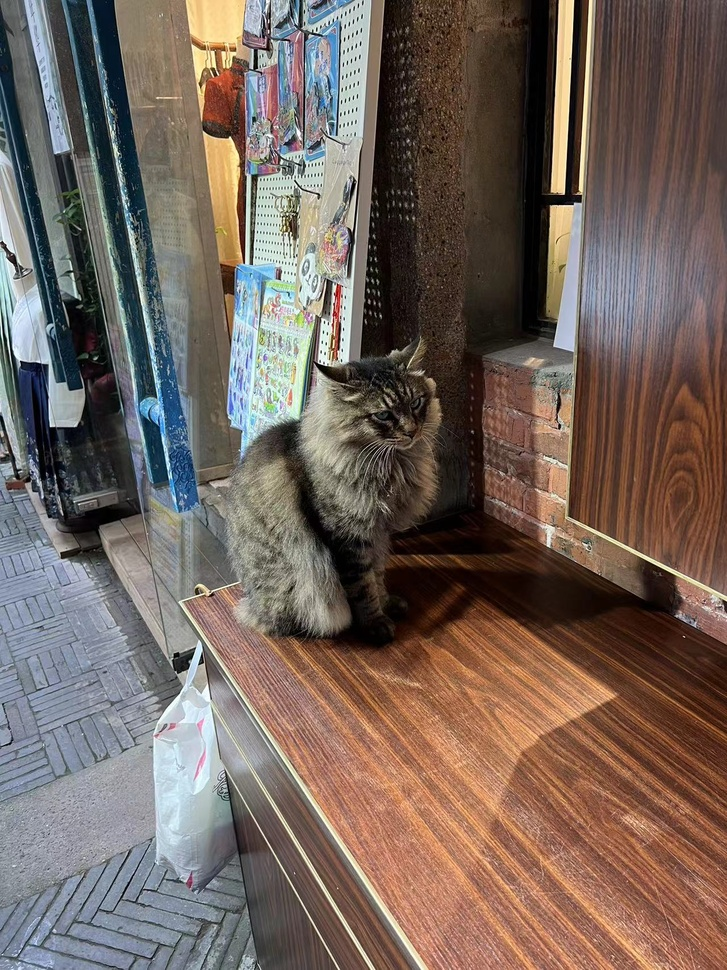
#> input picture Lab7/image.jpg, 727 x 970 px, shrunk from 1280 x 1707 before the run
$ python lab7.py
#> lines starting #> are read from the running program, lines starting #| are printed output that depends on the picture; after the words box and inside, x2 and y2 are one past the last pixel; in counts of white or black regions, pixels touching at a corner belong together
import cv2
import numpy as np
import matplotlib.pyplot as plt

# Load an image in grayscale
image = cv2.imread('image.jpg', cv2.IMREAD_GRAYSCALE)
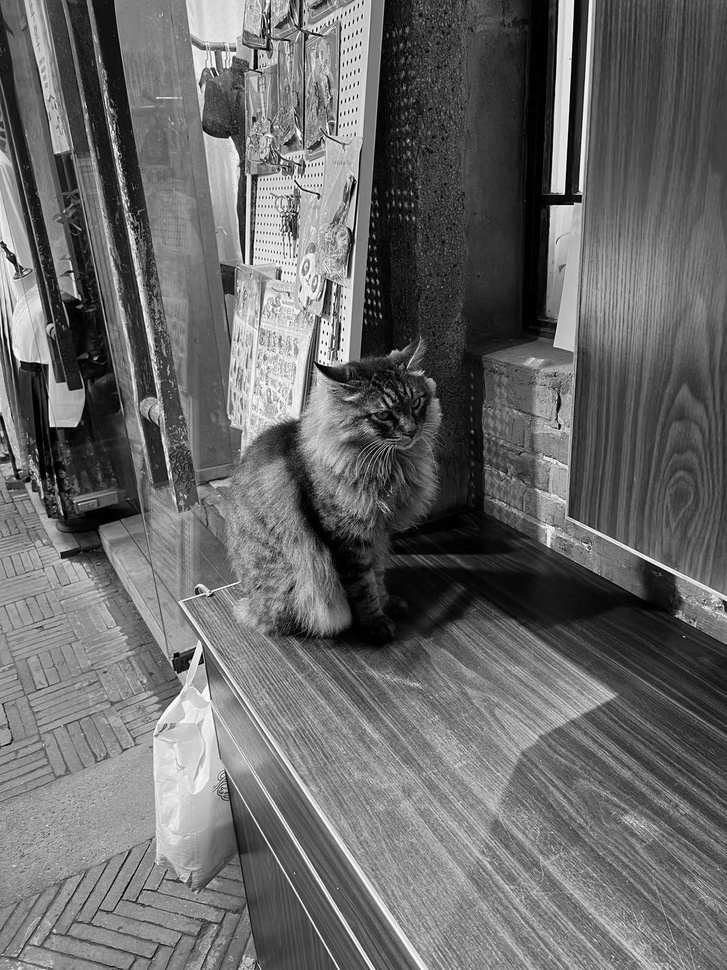
#> image: shape (970, 727); min 0, max 255, mean 104.8

def simple_threshold(image):
    """Applies simple binary thresholding."""
    _, thresh_simple = cv2.threshold(image, 127, 255, cv2.THRESH_BINARY)
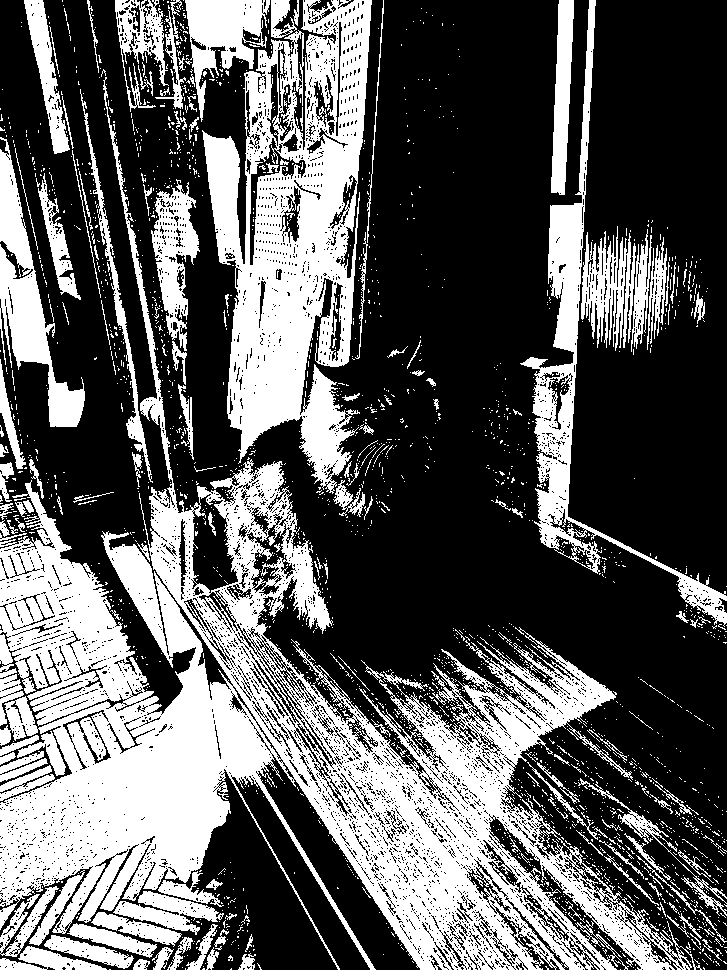
#> thresh_simple: shape (970, 727); 36.2% white; 2328 white regions (2167 under 20 px), largest, box (x1, y1, x2, y2) and area: (0, 77, 702, 970) 135329, (202, 0, 372, 494) 42803, (520, 0, 727, 627) 12857
    plt.imshow(thresh_simple, cmap='gray')
    plt.title('Simple Thresholding')
    plt.show()

def adaptive_threshold(image):
    """Applies adaptive mean and Gaussian thresholding."""
    thresh_mean = cv2.adaptiveThreshold(image, 255, cv2.ADAPTIVE_THRESH_MEAN_C,
                                        cv2.THRESH_BINARY, 11, 2)
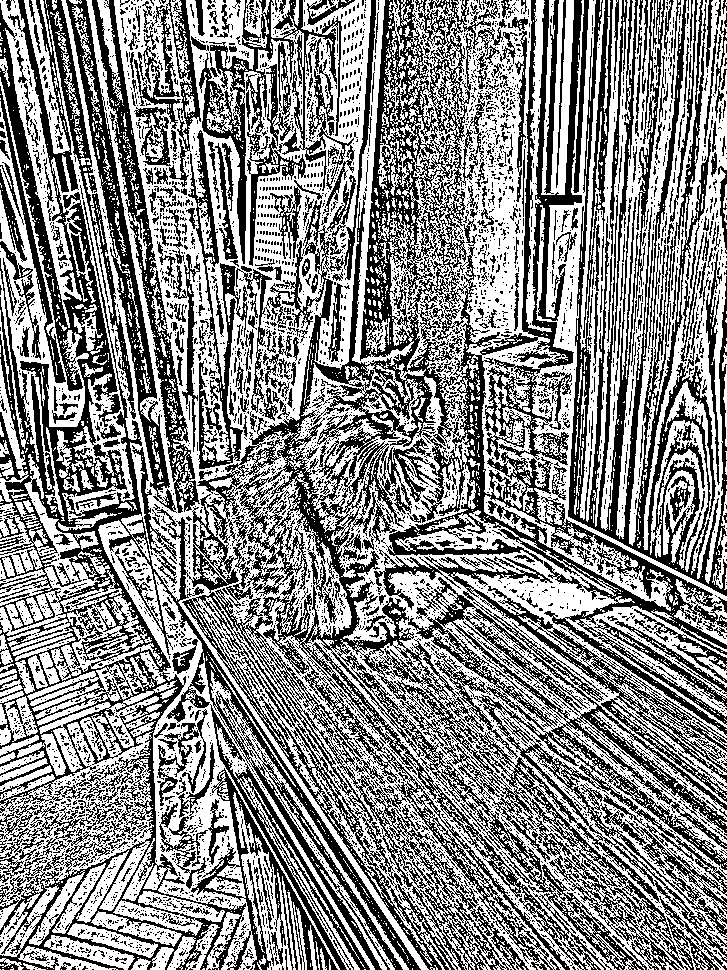
#> thresh_mean: shape (970, 727); 53.8% white; 4908 black regions (4441 under 20 px), largest, box (x1, y1, x2, y2) and area: (0, 0, 727, 970) 194145, (568, 0, 727, 596) 22554, (199, 0, 355, 266) 9448
    thresh_gaussian = cv2.adaptiveThreshold(image, 255, cv2.ADAPTIVE_THRESH_GAUSSIAN_C,
                                            cv2.THRESH_BINARY, 11, 2)
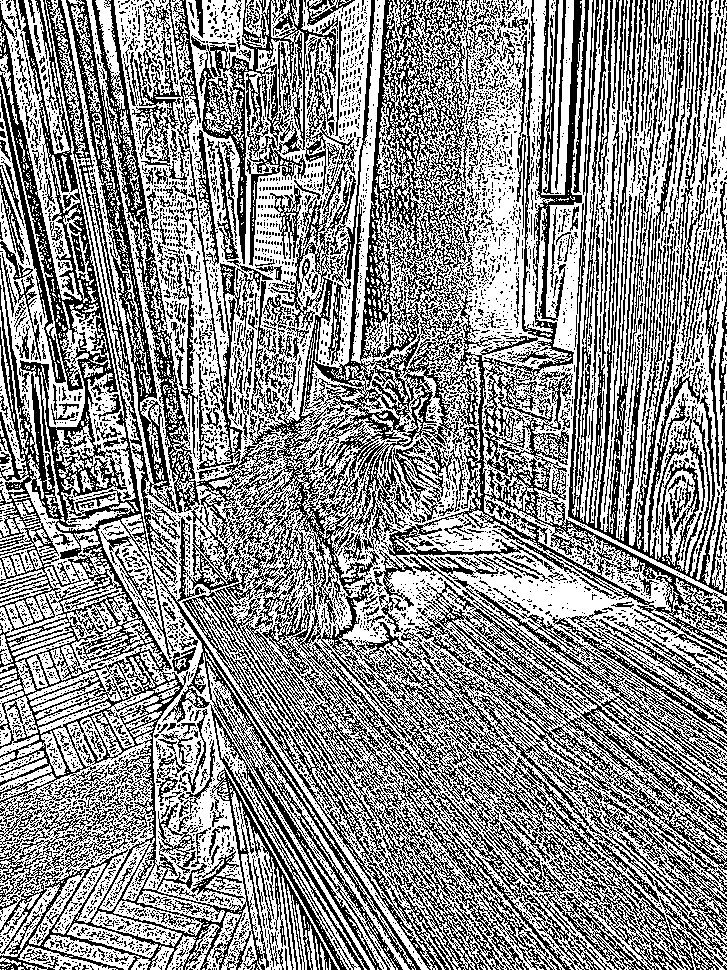
#> thresh_gaussian: shape (970, 727); 56.1% white; black in thin lines or dots

    plt.subplot(1, 2, 1)
    plt.imshow(thresh_mean, cmap='gray')
    plt.title('Adaptive Mean Thresholding')

    plt.subplot(1, 2, 2)
    plt.imshow(thresh_gaussian, cmap='gray')
    plt.title('Adaptive Gaussian Thresholding')

    plt.show()

def otsu_threshold(image):
    """Applies Otsu’s binarization method."""
    _, thresh_otsu = cv2.threshold(image, 0, 255, cv2.THRESH_BINARY + cv2.THRESH_OTSU)
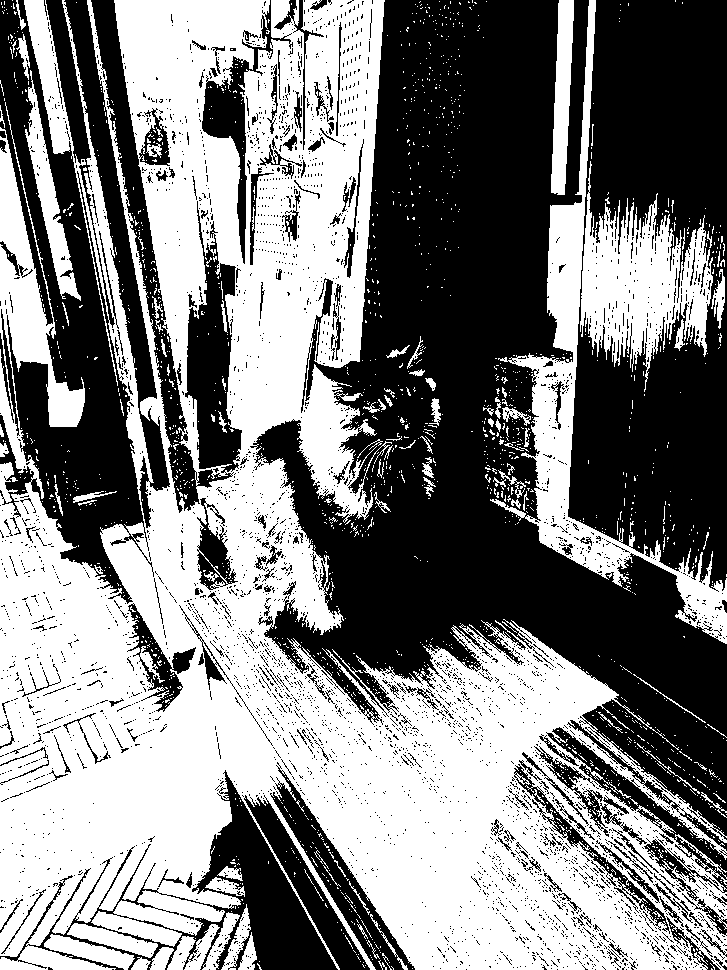
#> thresh_otsu: shape (970, 727); 50.2% white; 3849 black regions (3642 under 20 px), largest, box (x1, y1, x2, y2) and area: (250, 0, 727, 840) 160901, (568, 0, 727, 592) 64432, (0, 0, 154, 604) 35687
    plt.imshow(thresh_otsu, cmap='gray')
    plt.title('Otsu’s Binarization')
    plt.show()

# Call the functions to demonstrate different thresholding methods
simple_threshold(image)
adaptive_threshold(image)
otsu_threshold(image)
